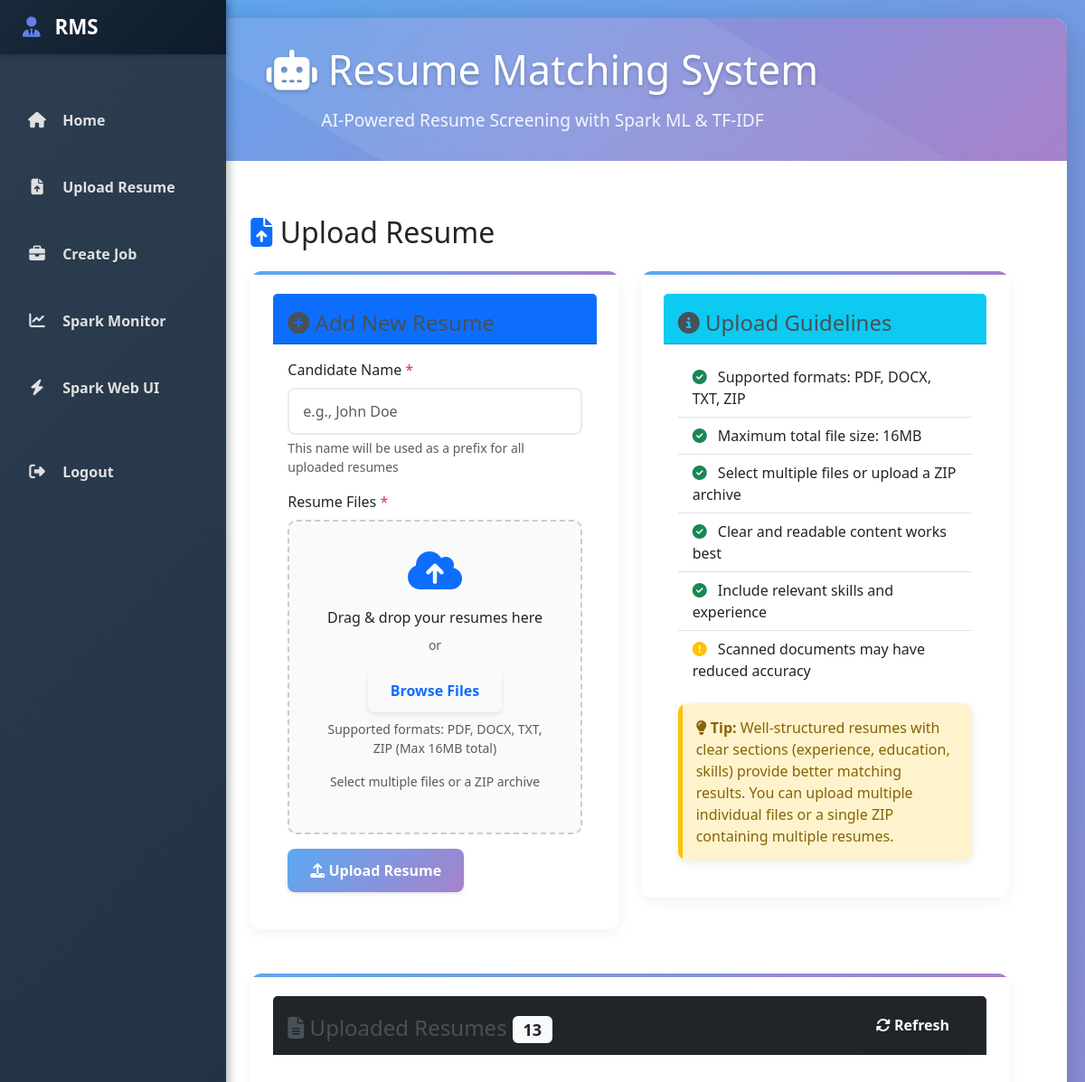
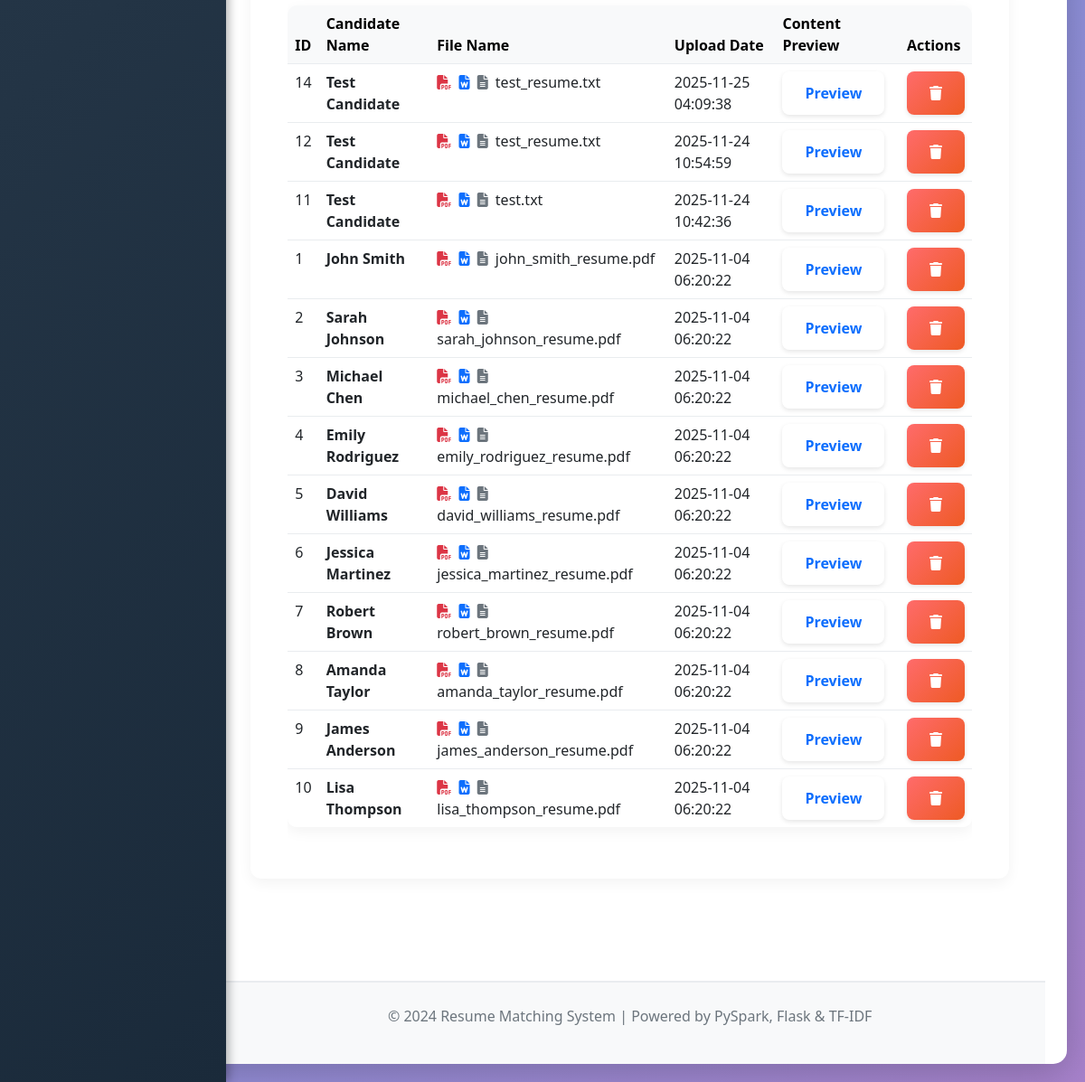
/upload_resume (signed in), run on the app's committed database (2 pictures, top to bottom).
### tables this page shows
CREATE TABLE resumes (
                id INTEGER PRIMARY KEY AUTOINCREMENT,
                candidate_name TEXT NOT NULL,
                file_name TEXT NOT NULL,
                file_content TEXT NOT NULL,
                upload_date TIMESTAMP DEFAULT CURRENT_TIMESTAMP,
                created_at TIMESTAMP DEFAULT CURRENT_TIMESTAMP
            );

### app.py (the view, shortened to what this page needs)
@app.route('/upload_resume', methods=['GET', 'POST'])
def upload_resume():
    if 'logged_in' not in session:
        return redirect(url_for('login'))
    resumes = db.get_all_resumes()
    return render_template('upload_resume.html', resumes=resumes)

### database.py (called while the page is built)
    def get_connection(self):
        conn = sqlite3.connect(self.db_path)
        conn.row_factory = sqlite3.Row
        return conn

    def get_all_resumes(self) -> List[Dict]:
        conn = self.get_connection()
        cursor = conn.cursor()
        cursor.execute('SELECT * FROM resumes ORDER BY created_at DESC')
        resumes = [dict(row) for row in cursor.fetchall()]
        conn.close()
        return resumes

### templates/upload_resume.html (shortened to what this page needs)
{% extends "base.html" %}
{% block content %}
<h2 class="mb-4"><i class="fas fa-file-upload text-primary"></i> Upload Resume</h2>
<div class="row">
    <div class="col-lg-6">
        <div class="card">
            <div class="card-header bg-primary text-white">
                <h3 class="mb-0"><i class="fas fa-plus-circle"></i> Add New Resume</h3>
            </div>
            <div class="card-body">
                <form method="POST" enctype="multipart/form-data" id="uploadForm">
                    <div class="mb-3">
                        <label for="candidate_name" class="form-label">Candidate Name <span class="text-danger">*</span></label>
                        <input type="text" class="form-control" id="candidate_name" name="candidate_name" required placeholder="e.g., John Doe">
                        <div class="form-text">This name will be used as a prefix for all uploaded resumes</div>
                    </div>
                    <div class="mb-3">
                        <label for="resume_file" class="form-label">Resume Files <span class="text-danger">*</span></label>
                        <div class="drop-zone" id="dropZone">
                            <div class="drop-zone__prompt">
                                <i class="fas fa-cloud-upload-alt fa-3x mb-3 text-primary"></i>
                                <p class="mb-2">Drag & drop your resumes here</p>
                                <p class="text-muted small">or</p>
                                <button type="button" class="btn btn-outline-primary btn-sm" id="browseBtn">Browse Files</button>
                                <p class="text-muted mt-2 small">Supported formats: PDF, DOCX, TXT, ZIP (Max 16MB total)</p>
                                <p class="text-muted small">Select multiple files or a ZIP archive</p>
                            </div>
                        </div>
                    </div>
                    <button type="submit" class="btn btn-primary" id="submitBtn">
                        <i class="fas fa-upload"></i> Upload Resume
                    </button>
                </form>
            </div>
        </div>
    </div>
    <div class="col-lg-6">
        <div class="card">
            <div class="card-header bg-info text-white">
                <h3 class="mb-0"><i class="fas fa-info-circle"></i> Upload Guidelines</h3>
            </div>
            <div class="card-body">
                <ul class="list-group list-group-flush">
                    <li class="list-group-item"><i class="fas fa-check-circle text-success me-2"></i> Supported formats: PDF, DOCX, TXT, ZIP</li>
                    <li class="list-group-item"><i class="fas fa-check-circle text-success me-2"></i> Maximum total file size: 16MB</li>
                    <li class="list-group-item"><i class="fas fa-check-circle text-success me-2"></i> Select multiple files or upload a ZIP archive</li>
                    <li class="list-group-item"><i class="fas fa-check-circle text-success me-2"></i> Clear and readable content works best</li>
                    <li class="list-group-item"><i class="fas fa-check-circle text-success me-2"></i> Include relevant skills and experience</li>
                    <li class="list-group-item"><i class="fas fa-exclamation-circle text-warning me-2"></i> Scanned documents may have reduced accuracy</li>
                </ul>
                <div class="alert alert-warning mt-3 mb-0">
                    <i class="fas fa-lightbulb"></i> <strong>Tip:</strong> Well-structured resumes with clear sections (experience, education, skills) provide better matching results. You can upload multiple individual files or a single ZIP containing multiple resumes.
                </div>
            </div>
        </div>
    </div>
</div>
<div class="card mt-4">
    <div class="card-header bg-dark text-white d-flex justify-content-between align-items-center">
        <h3 class="mb-0"><i class="fas fa-file-alt"></i> Uploaded Resumes <span class="badge bg-light text-dark">{{ resumes|length }}</span></h3>
        <button class="btn btn-sm btn-outline-light" id="refreshResumes">
            <i class="fas fa-sync-alt"></i> Refresh
        </button>
    </div>
    <div class="card-body">
        {% if resumes %}
            <div class="table-responsive">
                <table class="table table-hover">
                    <thead class="table-light">
                        <tr>
                            <th>ID</th>
                            <th>Candidate Name</th>
                            <th>File Name</th>
                            <th>Upload Date</th>
                            <th>Content Preview</th>
                            <th>Actions</th>
                        </tr>
                    </thead>
                    <tbody>
                        {% for resume in resumes %}
                        <tr>
                            <td>{{ resume.id }}</td>
                            <td><strong>{{ resume.candidate_name }}</strong></td>
                            <td>
                                <i class="fas fa-file-pdf text-danger me-1" v-if="resume.file_name.endsWith('.pdf')"></i>
                                <i class="fas fa-file-word text-primary me-1" v-if="resume.file_name.endsWith('.docx')"></i>
                                <i class="fas fa-file-alt text-secondary me-1" v-if="resume.file_name.endsWith('.txt')"></i>
                                {{ resume.file_name }}
                            </td>
                            <td>{{ resume.upload_date }}</td>
                            <td>
                                <button class="btn btn-sm btn-outline-primary"
                                        data-bs-toggle="modal"
                                        data-bs-target="#previewModal"
                                        data-content="{{ resume.file_content|e }}"
                                        data-name="{{ resume.candidate_name }}">
                                    Preview
                                </button>
                            </td>
                            <td>
                                <button class="btn btn-sm btn-danger delete-resume" data-id="{{ resume.id }}">
                                    <i class="fas fa-trash"></i>
                                </button>
                            </td>
                        </tr>
                        {% endfor %}
                    </tbody>
                </table>
            </div>
        {% else %}
            <div class="text-center py-5">
                <i class="fas fa-file-upload fa-3x text-muted mb-3"></i>
                <h4 class="text-muted">No resumes uploaded yet</h4>
                <p class="text-muted">Upload your first resume using the form above!</p>
            </div>
        {% endif %}
    </div>
</div>
{% endblock %}

### templates/base.html (shortened to what this page needs)
<!DOCTYPE html>
<html lang="en">
<head>
    <link href="https://cdn.jsdelivr.net/npm/bootstrap@5.3.0-alpha1/dist/css/bootstrap.min.css" rel="stylesheet">
    <link rel="stylesheet" href="https://cdnjs.cloudflare.com/ajax/libs/font-awesome/6.4.0/css/all.min.css">
</head>
<body>
    <div class="main-container">
        <header>
            <h1><i class="fas fa-robot"></i> Resume Matching System</h1>
            <p>AI-Powered Resume Screening with Spark ML & TF-IDF</p>
        </header>
        <div class="container-fluid">
            <div class="row">
                <nav class="col-md-3 col-lg-2 d-md-block sidebar collapse">
                    <div class="sidebar-brand">
                        <h3><i class="fas fa-user-tie"></i> RMS</h3>
                    </div>
                    <div class="position-sticky pt-3">
                        <ul class="nav flex-column">
                            <li class="nav-item">
                                <a class="nav-link" href="/">
                                    <i class="fas fa-home"></i> Home
                                </a>
                            </li>
                            <li class="nav-item">
                                <a class="nav-link" href="/upload_resume">
                                    <i class="fas fa-file-upload"></i> Upload Resume
                                </a>
                            </li>
                            <li class="nav-item">
                                <a class="nav-link" href="/create_job">
                                    <i class="fas fa-briefcase"></i> Create Job
                                </a>
                            </li>
                            <li class="nav-item">
                                <a class="nav-link" href="/spark_monitor">
                                    <i class="fas fa-chart-line"></i> Spark Monitor
                                </a>
                            </li>
                            <li class="nav-item">
                                <a class="nav-link" href="/spark_ui" target="_blank">
                                    <i class="fas fa-bolt"></i> Spark Web UI
                                </a>
                            </li>
                            {% if session.logged_in %}
                            <li class="nav-item mt-4">
                                <a class="nav-link" href="/logout">
                                    <i class="fas fa-sign-out-alt"></i> Logout
                                </a>
                            </li>
                            {% endif %}
                        </ul>
                    </div>
                </nav>
                <main class="col-md-9 ms-sm-auto col-lg-10 px-md-4" style="margin-left: 250px;">
                    <div class="content">
                        {% block content %}{% endblock %}
                    </div>
                    <footer class="mt-5">
                        <p>&copy; 2024 Resume Matching System | Powered by PySpark, Flask & TF-IDF</p>
                    </footer>
                </main>
            </div>
        </div>
        <div class="toast-container position-fixed bottom-0 end-0 p-3" style="z-index: 1050;">
        </div>
    </div>
</body>
</html>

### templates/base.html (style rules this page uses)
:root { --primary-gradient: linear-gradient(135deg, #5ba9f2 0%, #a782cb 100%); --secondary-gradient: linear-gradient(135deg, #f093fb 0%, #f5576c 100%); --accent-gradient: linear-gradient(135deg, #43e97b 0%, #38f9d7 100%); }
body { font-family: 'Segoe UI', Tahoma, Geneva, Verdana, sans-serif; background: var(--primary-gradient); min-height: 100vh; padding: 20px; background-attachment: fixed; }
.main-container { max-width: 100%; margin: 0 auto; background: white; border-radius: 15px; box-shadow: 0 10px 40px rgba(0, 0, 0, 0.2); overflow: hidden; animation: fadeIn 0.5s ease-in-out; }
header { background: var(--primary-gradient); color: white; padding: 30px; text-align: center; position: relative; overflow: hidden; }
header::before { content: ""; position: absolute; top: -50%; left: -50%; width: 200%; height: 200%; background: radial-gradient(circle, rgba(255,255,255,0.1) 0%, transparent 70%); transform: rotate(30deg); }
header h1 { font-size: 2.8rem; margin-bottom: 15px; text-shadow: 0 2px 4px rgba(0,0,0,0.2); position: relative; }
header p { font-size: 1.2rem; opacity: 0.9; max-width: 700px; margin: 0 auto; position: relative; }
.sidebar { position: fixed; top: 0; bottom: 0; left: 0; z-index: 100; padding: 80px 0 0; background: linear-gradient(135deg, #2c3e50 0%, #1a2a3a 100%); box-shadow: 3px 0 10px rgba(0, 0, 0, 0.3); border-right: none; width: 250px; }
.sidebar .nav-link { font-weight: 600; padding: 15px 25px; border-radius: 0; transition: all 0.3s; color: #e0e0e0; border-left: 4px solid transparent; margin: 5px 0; position: relative; overflow: hidden; }
.sidebar .nav-link::before { content: ''; position: absolute; top: 0; left: 0; width: 100%; height: 100%; background: var(--primary-gradient); opacity: 0; transition: opacity 0.3s; z-index: -1; }
.sidebar .nav-link i { margin-right: 12px; width: 24px; text-align: center; font-size: 1.1em; }
.sidebar .nav-item { margin: 5px 0; }
.sidebar-brand { position: fixed; top: 0; left: 0; width: 250px; height: 60px; background: linear-gradient(135deg, #1a2a3a 0%, #0d1b2a 100%); display: flex; align-items: center; padding: 0 25px; z-index: 101; box-shadow: 0 2px 5px rgba(0, 0, 0, 0.2); }
.sidebar-brand h3 { color: white; margin: 0; font-size: 1.4rem; font-weight: 700; }
.sidebar-brand i { margin-right: 10px; color: #667eea; }
.content { padding: 40px; margin-top: 20px; }
.alert { padding: 15px 20px; border-radius: 10px; margin-bottom: 15px; font-weight: 500; box-shadow: 0 3px 10px rgba(0,0,0,0.08); border: none; position: relative; overflow: hidden; }
.alert::before { content: ""; position: absolute; left: 0; top: 0; height: 100%; width: 5px; }
.alert-warning { background: #fff3cd; color: #856404; }
.alert-warning::before { background: #ffc107; }
.btn { padding: 12px 25px; border: none; border-radius: 8px; font-size: 1em; font-weight: 600; cursor: pointer; transition: all 0.3s; text-decoration: none; display: inline-block; position: relative; overflow: hidden; box-shadow: 0 2px 5px rgba(0,0,0,0.1); }
.btn-primary { background: var(--primary-gradient); color: white; }
.btn-danger { background: linear-gradient(135deg, #ff6b6b 0%, #ee5a24 100%); color: white; }
.form-control { padding: 12px 15px; border: 2px solid #e9ecef; border-radius: 8px; font-size: 1em; transition: all 0.3s; box-shadow: none; }
table { width: 100%; border-collapse: separate; border-spacing: 0; margin-top: 20px; border-radius: 10px; overflow: hidden; box-shadow: 0 5px 15px rgba(0,0,0,0.05); }
table th, table td { padding: 15px; text-align: left; border-bottom: 1px solid #e9ecef; }
table th { background: #f8f9fa; font-weight: 600; color: #495057; }
table tr:last-child td { border-bottom: none; }
.card { background: white; border-radius: 12px; padding: 25px; margin-bottom: 25px; border: none; box-shadow: 0 5px 15px rgba(0,0,0,0.05); transition: all 0.3s; position: relative; overflow: hidden; }
.card::before { content: ""; position: absolute; top: 0; left: 0; width: 100%; height: 4px; background: var(--primary-gradient); }
.card h3 { margin-bottom: 20px; color: #495057; font-size: 1.5rem; position: relative; padding-top: 10px; }
footer { background: #f8f9fa; padding: 25px; text-align: center; color: #6c757d; border-top: 2px solid #e9ecef; }

### templates/upload_resume.html (style rules this page uses)
.drop-zone { border: 2px dashed #ccc; border-radius: 10px; padding: 30px; text-align: center; transition: all 0.3s; cursor: pointer; background-color: #fafafa; }
.drop-zone__prompt { display: block; }

### data on the page
resumes: id "14", candidate_name "Test Candidate", file_name "test_resume.txt", upload_date "2025-11-25 04:09:38"
resumes: id "12", candidate_name "Test Candidate", file_name "test_resume.txt", upload_date "2025-11-24 10:54:59"
resumes: id "11", candidate_name "Test Candidate", file_name "test.txt", upload_date "2025-11-24 10:42:36"
resumes: id "1", candidate_name "John Smith", file_name "john_smith_resume.pdf", upload_date "2025-11-04 06:20:22"
resumes: id "2", candidate_name "Sarah Johnson", file_name "sarah_johnson_resume.pdf", upload_date "2025-11-04 06:20:22"
resumes: id "3", candidate_name "Michael Chen", file_name "michael_chen_resume.pdf", upload_date "2025-11-04 06:20:22"
resumes: id "4", candidate_name "Emily Rodriguez", file_name "emily_rodriguez_resume.pdf", upload_date "2025-11-04 06:20:22"
resumes: id "5", candidate_name "David Williams", file_name "david_williams_resume.pdf", upload_date "2025-11-04 06:20:22"
resumes: id "6", candidate_name "Jessica Martinez", file_name "jessica_martinez_resume.pdf", upload_date "2025-11-04 06:20:22"
resumes: id "7", candidate_name "Robert Brown", file_name "robert_brown_resume.pdf", upload_date "2025-11-04 06:20:22"
resumes: id "8", candidate_name "Amanda Taylor", file_name "amanda_taylor_resume.pdf", upload_date "2025-11-04 06:20:22"
resumes: id "9", candidate_name "James Anderson", file_name "james_anderson_resume.pdf", upload_date "2025-11-04 06:20:22"
resumes: id "10", candidate_name "Lisa Thompson", file_name "lisa_thompson_resume.pdf", upload_date "2025-11-04 06:20:22"

### other printed values
{{ resumes|length }} "13"
